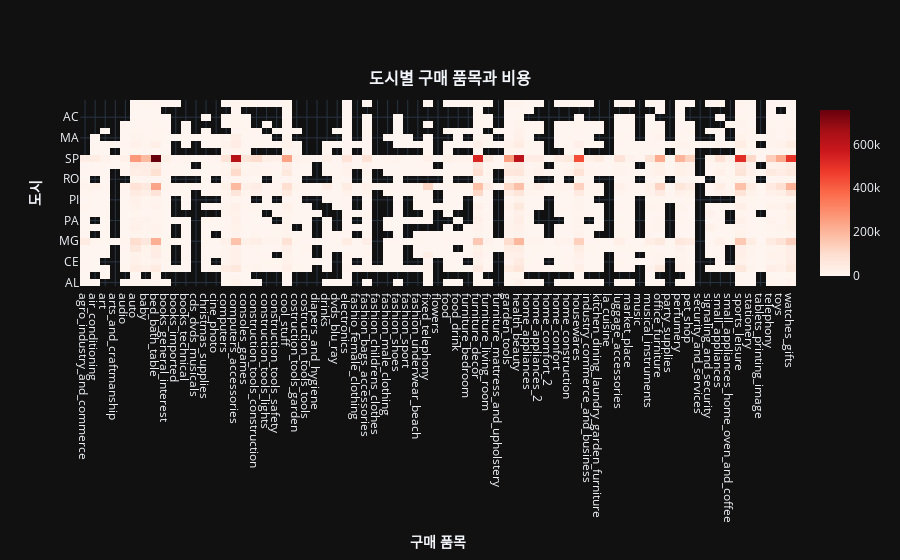

The cell this chart's notebook holds for it:
### Code cell
layout = {
    'title':  {
            "text": "<b>도시별 구매 품목과 비용</b>",
            "x": 0.5,
            "y": 0.87,
            "font": {
                "size": 16
            }
    },
    'xaxis': {
        'title': '<b>구매 품목</b>',
        'showticklabels':True,
        'dtick': 1
    },
    "yaxis": {
        "title": "<b>도시</b>"
    },
    "template":'plotly_dark'
}
products_category.iplot(kind = 'heatmap', x = 'product_category_name_english', y = 'customer_state', z = 'payment_value', colorscale = 'Reds', layout = layout)

### Figure 1 — Plotly figure (JSON) as saved in the notebook; plotly's stock layout.template omitted (floating-point values rounded to 4 significant figures; data arrays with more than 128 entries replaced by an {"elided": "..."} marker saying what was removed)
{"data": [{"colorscale": [[0, "rgb(255,245,240)"], [0.125, "rgb(254,224,210)"], [0.25, "rgb(252,187,161)"], [0.375, "rgb(252,146,114)"], [0.5, "rgb(251,106,74)"], [0.625, "rgb(239,59,44)"], [0.75, "rgb(203,24,29)"], [0.875, "rgb(165,15,21)"], [1, "rgb(103,0,13)"]], "type": "heatmap", "x": {"elided": "1351 str values"}, "y": {"elided": "1351 str values"}, "z": {"elided": "1351 float values"}, "zmax": 756700.0, "zmin": 26.12}], "layout": {"title": {"font": {"size": 16}, "text": "<b>도시별 구매 품목과 비용</b>", "x": 0.5, "y": 0.87}, "xaxis": {"dtick": 1, "showticklabels": true, "title": {"text": "<b>구매 품목</b>"}}, "yaxis": {"title": {"text": "<b>도시</b>"}}}}
